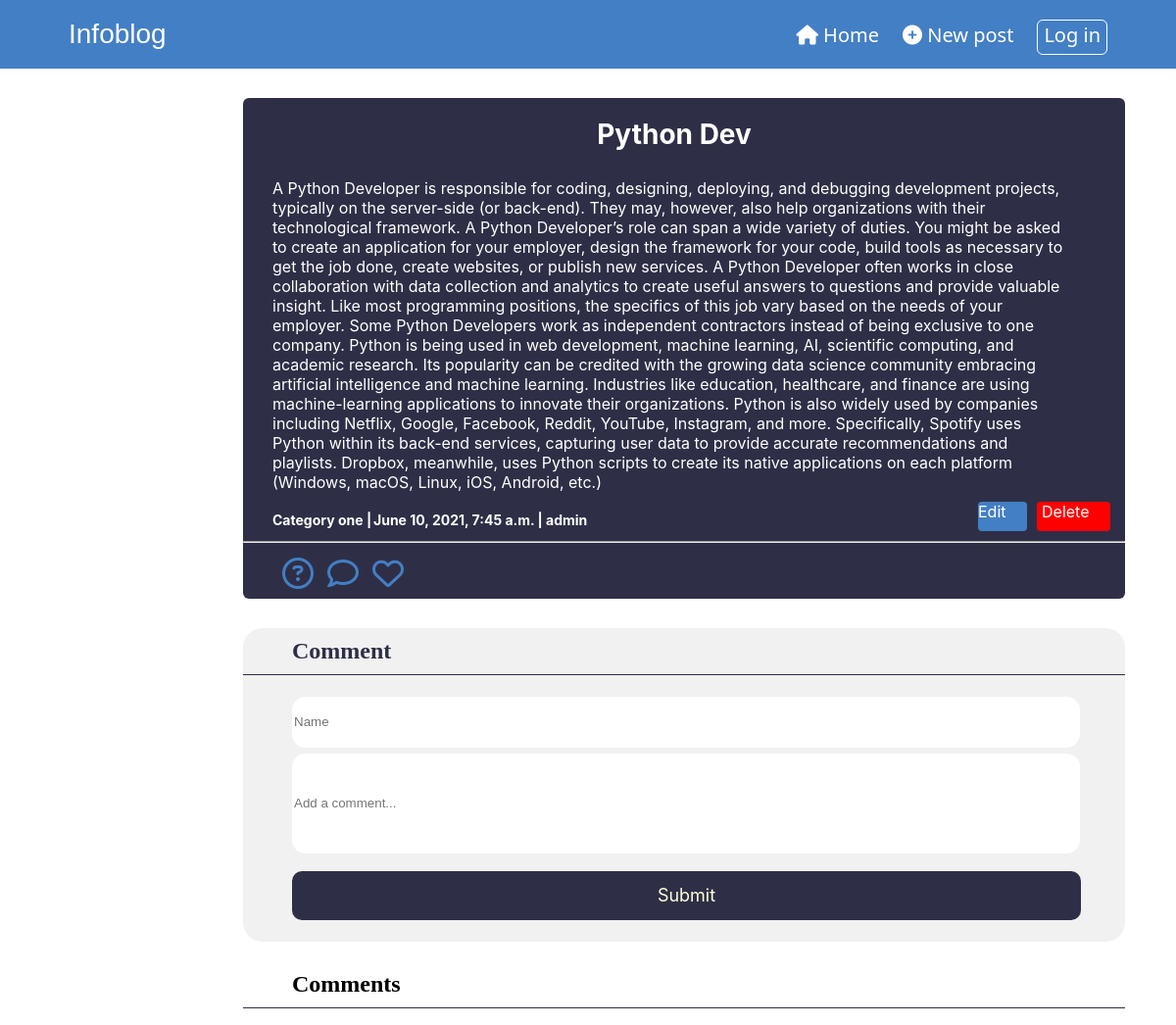
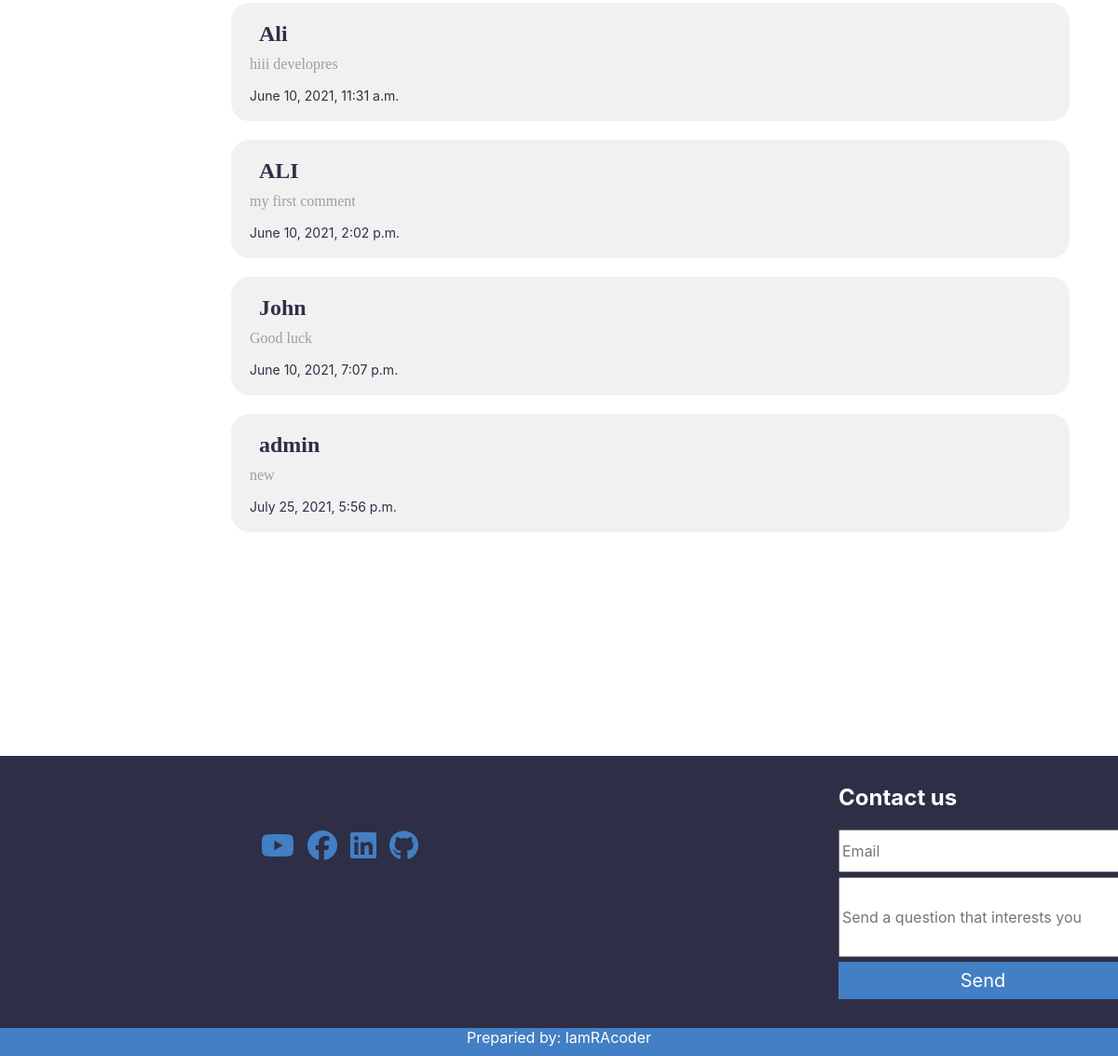
The page /post/PythonDev/ on the database its author committed (2 pictures, top to bottom).
### blogpostapp/models.py (models this page shows, shortened)
class Post(models.Model):
    category = models.ForeignKey(Category, related_name='posts', on_delete=models.CASCADE)
    title = models.CharField(max_length=25)
    slug = models.SlugField(unique=True)
    intro = models.TextField()
    body = models.TextField()
    author = models.ForeignKey(User, null=True, on_delete=models.CASCADE)
    date_added = models.DateTimeField(auto_now_add=True)

class Category(models.Model):
    title = models.CharField(max_length=255)
    slug = models.SlugField(unique=True)
    class Meta:
        verbose_name_plural = 'Categories'

class Comment(models.Model):
    post = models.ForeignKey(Post, related_name='comments', on_delete=models.CASCADE)
    name = models.CharField(max_length=255)
    body = models.TextField()
    date_added = models.DateTimeField(auto_now_add=True)

### blogpostapp/views.py (the view)
# urls.py: path('post/<slug:slug>/', detail, name='detail'),
def detail(request, slug):
    post = Post.objects.get(slug=slug)
    if request.method == 'POST':
        form = CommentForm(request.POST)
        if form.is_valid():
            form.save(commit=False)
            form.instance.post = post
            form.save()
            return redirect('detail', slug=slug)
    else:
        form = CommentForm()
    context = {
        'post':post,
        'form':form,
    }
    return render(request,'blogpostapp/detail.html', context)

### blogpostapp/forms.py
class CommentForm(ModelForm):
    class Meta:
        model = Comment
        fields = ['name','body']

### blogpostapp/templates/blogpostapp/detail.html (shortened to what this page needs)
<!DOCTYPE html>
{% load static %}
<html lang="en">
<head>
    <link rel="stylesheet" href="{% static 'css/stylecom.css' %}">
</head>
<body>
    <header>
        <nav>
            <div class="logo">Infoblog</div>
            <div class="pages">
                <a href="{% url 'home' %}"><i class="fas fa-home"></i> Home</a>
                <a href="{% url 'create_post' %}" style="text-decoration: none; color:#fff;"><i class="fas fa-plus-circle"></i> New post</a>
                <a class="btn" href="{% url 'login' %}">Log in</a>
            </div>
        </nav>
    </header>
    <section>
        <div class="card">
            <div class="about">
                <h3>{{post.title}}</h3>
                <p>{{post.body}}</p>
            </div>
            <a href="{% url 'category' post.category.slug %}" class="category">{{post.category.title}} | </a>
            <a class="date">{{post.date_added}} | {{post.author}}</a>
            <a class="btn-e" href="{% url 'post_edit' post.slug %}">Edit</a>
            <a class="btn-d" href="{% url 'post_delete' post.slug %}">Delete</a>
            <hr>
                <div class="ic">
                    <i class="far fa-question-circle fa-2x"></i>
                    <a href="#addcom" style="color:rgb(67, 127, 196);" ><i class="far fa-comment fa-2x"></i></a>
                    <i class="far fa-heart fa-2x"></i>
                </div>
        </div>
            <form method='POST' action="." >
                <div class="comment">
                    <h1>Comment</h1>
                    <input id='#addcom' type="text" class="name" placeholder="Name" name="name">
                    <input id='#addcom' type="text" class="addcomment" placeholder="Add a comment... " name="body">
                    <button class="btnc" type="submit">Submit</button>
                </div>
            </form>
            <div class="c">
                <h1>Comments</h1>
            </div>
            {% for comment in post.comments.all %}
                <div class="comments">
                    <div class="basic_com">
                        <h2>{{comment.name}}</h2>
                    </div>
                    <div class="additional_com">
                        <p>
                            {{comment.body}}
                        </p>
                        <a class="date">{{comment.date_added}}</a>
                        <br><br>
                    </div>
                </div>
            {% endfor %}
    </section>
    <footer>
        <div class="fott1">
            <div class="ic2">
                <i class="fab fa-youtube fa-2x"></i>
                <i class="fab fa-facebook fa-2x"></i>
                <i class="fab fa-linkedin fa-2x"></i>
                <i class="fab fa-github fa-2x"></i>
            </div>
            <div class="contact">
                <h2>Contact us</h2>
                <input type="email" name="email" class="email" placeholder="Email">
                <br>
                <input type="text" name="messages" class="messages" placeholder="Send a question that interests you">
                <button class="btn2">Send</button>
            </div>
        </div>
        <div class="fott2">
            <a>Preparied by: IamRAcoder</a>
        </div>
    </footer>
</body>
</html>

### rows shown on the page
Post: title "Python Dev", body "A Python Developer is responsible for coding, designing, deploying, and debugging development projects, typically on the server-side (or back-end). They may, however, also help organizations with their technological framework. A Python Developer’s role can span a wide variety of duties. You might be asked to create an application for your employer, design the framework for your code, build tools as necessary to get the job done, create websites, or publish new services. A Python Developer often works in close collaboration with data collection and analytics to create useful answers to questions and provide valuable insight. Like most programming positions, the specifics of this job vary…", category "Category one", date_added "June 10, 2021, 7:45 a.m.", author "admin"
Comment: name "Ali", body "hiii developres", date_added "June 10, 2021, 11:31 a.m."
Comment: name "ALI", body "my first comment", date_added "June 10, 2021, 2:02 p.m."
Comment: name "John", body "Good luck", date_added "June 10, 2021, 7:07 p.m."
Comment: name "admin", body "new", date_added "July 25, 2021, 5:56 p.m."
